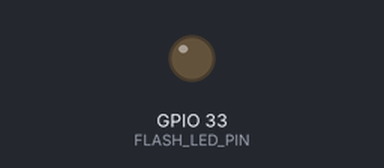
Bench run of a sketch on a simulated ESP32. On the bench: output pins drawn as LEDs (lit = HIGH). Storage starts empty; the camera gives no picture; what the sketch prints to the serial monitor is not drawn. At 1.6 s the program puts the board to deep sleep or switches it off; the recording ends there.

Above: at 0.1 s.
Timing chart, 0 to 1.6 s (numbered marks = the images above):
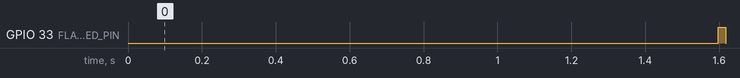

Measured:
- by itself, GPIO 33 (FLASH_LED_PIN): LOW → HIGH at 1.6 s, → LOW 0.02 s later

The sketch:

configurable_timelapse_sketch.ino
```cpp
#include "esp_camera.h"
#include "Arduino.h"
#include "FS.h"
#include "SD_MMC.h"
#include "soc/soc.h"
#include "soc/rtc_cntl_reg.h"
#include "driver/rtc_io.h"

// ========== Pin Definitions (AI-Thinker ESP32-CAM) ==========

#define PWDN_GPIO_NUM     32
#define RESET_GPIO_NUM    -1
#define XCLK_GPIO_NUM      0
#define SIOD_GPIO_NUM     26
#define SIOC_GPIO_NUM     27
#define Y9_GPIO_NUM       35
#define Y8_GPIO_NUM       34
#define Y7_GPIO_NUM       39
#define Y6_GPIO_NUM       36
#define Y5_GPIO_NUM       21
#define Y4_GPIO_NUM       19
#define Y3_GPIO_NUM       18
#define Y2_GPIO_NUM        5
#define VSYNC_GPIO_NUM    25
#define HREF_GPIO_NUM     23
#define PCLK_GPIO_NUM     22

#define FLASH_LED_PIN     33

// ========== Defaults ==========

#define DEFAULT_INTERVAL_SEC    60
#define DEFAULT_JPEG_QUALITY    10
#define DEFAULT_FRAME_SIZE      FRAMESIZE_SXGA
#define DEFAULT_PICTURE_NUMBER  0
#define CONFIG_PATH             "/config.txt"

// ========== Config Struct ==========

struct Config {
  uint32_t intervalSec;
  uint8_t jpegQuality;
  uint16_t frameSize;
  uint32_t pictureNumber;
};

Config config;

// ========== Forward Declarations ==========

bool initCamera();
bool initSD();
bool loadConfig();
bool writeDefaultConfig();
bool parseConfigLine(const String& line);
String frameSizeToString(uint16_t fs);
uint16_t stringToFrameSize(const String& s);
void takePhotoAndSleep();

// ========== Setup ==========

void setup() {
  WRITE_PERI_REG(RTC_CNTL_BROWN_OUT_REG, 0);

  Serial.begin(115200);
  delay(100);

  pinMode(FLASH_LED_PIN, OUTPUT);
  digitalWrite(FLASH_LED_PIN, LOW);

  if (!initSD()) {
    Serial.println("[FATAL] SD init failed. Halting.");
    return;
  }

  loadConfig();

  if (!initCamera()) {
    Serial.println("[FATAL] Camera init failed. Halting.");
    return;
  }

  takePhotoAndSleep();
}

void loop() {
}

// ========== Initialization ==========

bool initCamera() {
  camera_config_t camConfig;
  camConfig.ledc_channel = LEDC_CHANNEL_0;
  camConfig.ledc_timer = LEDC_TIMER_0;
  camConfig.pin_d0 = Y2_GPIO_NUM;
  camConfig.pin_d1 = Y3_GPIO_NUM;
  camConfig.pin_d2 = Y4_GPIO_NUM;
  camConfig.pin_d3 = Y5_GPIO_NUM;
  camConfig.pin_d4 = Y6_GPIO_NUM;
  camConfig.pin_d5 = Y7_GPIO_NUM;
  camConfig.pin_d6 = Y8_GPIO_NUM;
  camConfig.pin_d7 = Y9_GPIO_NUM;
  camConfig.pin_xclk = XCLK_GPIO_NUM;
  camConfig.pin_pclk = PCLK_GPIO_NUM;
  camConfig.pin_vsync = VSYNC_GPIO_NUM;
  camConfig.pin_href = HREF_GPIO_NUM;
  camConfig.pin_sscb_sda = SIOD_GPIO_NUM;
  camConfig.pin_sscb_scl = SIOC_GPIO_NUM;
  camConfig.pin_pwdn = PWDN_GPIO_NUM;
  camConfig.pin_reset = RESET_GPIO_NUM;
  camConfig.xclk_freq_hz = 10000000;
  camConfig.pixel_format = PIXFORMAT_JPEG;

  if (psramFound()) {
    camConfig.frame_size = (framesize_t)config.frameSize;
    camConfig.jpeg_quality = config.jpegQuality;
    camConfig.fb_count = 2;
  } else {
    camConfig.frame_size = FRAMESIZE_SVGA;
    camConfig.jpeg_quality = 12;
    camConfig.fb_count = 1;
  }

  esp_err_t err = esp_camera_init(&camConfig);
  if (err != ESP_OK) {
    Serial.printf("[ERROR] Camera init failed: 0x%x\n", err);
    return false;
  }

  sensor_t *s = esp_camera_sensor_get();
  s->set_brightness(s, 0);
  s->set_contrast(s, 0);
  s->set_saturation(s, 0);
  s->set_special_effect(s, 0);
  s->set_whitebal(s, 1);
  s->set_awb_gain(s, 1);
  s->set_wb_mode(s, 0);
  s->set_exposure_ctrl(s, 1);
  s->set_aec2(s, 0);
  s->set_ae_level(s, 0);
  s->set_aec_value(s, 300);
  s->set_gain_ctrl(s, 1);
  s->set_agc_gain(s, 0);
  s->set_gainceiling(s, (gainceiling_t)0);
  s->set_bpc(s, 0);
  s->set_wpc(s, 1);
  s->set_raw_gma(s, 1);
  s->set_lenc(s, 1);
  s->set_hmirror(s, 1);
  s->set_vflip(s, 1);
  s->set_dcw(s, 1);
  s->set_colorbar(s, 0);

  Serial.println("[INFO] Camera initialized.");
  return true;
}

bool initSD() {
  if (!SD_MMC.begin("/sdcard", true)) {
    if (!SD_MMC.begin()) {
      Serial.println("[ERROR] SD Card mount failed.");
      return false;
    }
  }

  uint8_t cardType = SD_MMC.cardType();
  if (cardType == CARD_NONE) {
    Serial.println("[ERROR] No SD card detected.");
    return false;
  }

  uint64_t cardSize = SD_MMC.cardSize() / (1024 * 1024);
  Serial.printf("[INFO] SD Card size: %llu MB\n", cardSize);
  return true;
}

// ========== Config File ==========

bool loadConfig() {
  // Set defaults first
  config.intervalSec = DEFAULT_INTERVAL_SEC;
  config.jpegQuality = DEFAULT_JPEG_QUALITY;
  config.frameSize = DEFAULT_FRAME_SIZE;
  config.pictureNumber = DEFAULT_PICTURE_NUMBER;

  File f = SD_MMC.open(CONFIG_PATH, FILE_READ);
  if (!f) {
    Serial.println("[INFO] Config not found. Creating default.");
    writeDefaultConfig();
    return true;
  }

  bool anyParsed = false;
  while (f.available()) {
    String line = f.readStringUntil('\n');
    line.trim();
    if (line.length() == 0 || line.startsWith("#")) continue;
    if (parseConfigLine(line)) anyParsed = true;
  }
  f.close();

  if (!anyParsed) {
    Serial.println("[WARN] Config file empty/invalid. Using defaults.");
  } else {
    Serial.println("[INFO] Config loaded from SD.");
  }

  Serial.printf("[CONFIG] interval=%lu, quality=%u, frameSize=%s, pictureNumber=%lu\n",
                config.intervalSec, config.jpegQuality,
                frameSizeToString(config.frameSize).c_str(), config.pictureNumber);
  return true;
}

bool writeDefaultConfig() {
  File f = SD_MMC.open(CONFIG_PATH, FILE_WRITE);
  if (!f) {
    Serial.println("[ERROR] Failed to write default config.");
    return false;
  }

  f.println("# ESP32-CAM Timelapse Config");
  f.println("# interval: seconds between captures");
  f.println("# jpegQuality: 0-63 (lower = better quality, larger file)");
  f.println("# frameSize: QVGA, CIF, VGA, SVGA, XGA, SXGA, UXGA");
  f.println("# pictureNumber: starting counter for filenames");
  f.println();
  f.printf("interval=%lu\n", DEFAULT_INTERVAL_SEC);
  f.printf("jpegQuality=%u\n", DEFAULT_JPEG_QUALITY);
  f.printf("frameSize=%s\n", frameSizeToString(DEFAULT_FRAME_SIZE).c_str());
  f.printf("pictureNumber=%lu\n", DEFAULT_PICTURE_NUMBER);
  f.close();

  Serial.println("[INFO] Default config written to " CONFIG_PATH);
  return true;
}

bool parseConfigLine(const String& line) {
  int eq = line.indexOf('=');
  if (eq == -1) return false;

  String key = line.substring(0, eq);
  String val = line.substring(eq + 1);
  key.trim();
  val.trim();

  if (key.equalsIgnoreCase("interval")) {
    uint32_t v = val.toInt();
    config.intervalSec = (v > 0) ? v : DEFAULT_INTERVAL_SEC;
  } else if (key.equalsIgnoreCase("jpegQuality")) {
    int v = val.toInt();
    config.jpegQuality = (v >= 0 && v <= 63) ? v : DEFAULT_JPEG_QUALITY;
  } else if (key.equalsIgnoreCase("frameSize")) {
    uint16_t fs = stringToFrameSize(val);
    config.frameSize = (fs != (uint16_t)-1) ? fs : DEFAULT_FRAME_SIZE;
  } else if (key.equalsIgnoreCase("pictureNumber")) {
    config.pictureNumber = val.toInt();
  } else {
    return false;
  }
  return true;
}

String frameSizeToString(uint16_t fs) {
  switch (fs) {
    case FRAMESIZE_QVGA: return "QVGA";
    case FRAMESIZE_CIF:  return "CIF";
    case FRAMESIZE_VGA:  return "VGA";
    case FRAMESIZE_SVGA: return "SVGA";
    case FRAMESIZE_XGA:  return "XGA";
    case FRAMESIZE_SXGA: return "SXGA";
    case FRAMESIZE_UXGA: return "UXGA";
    default:             return "SXGA";
  }
}

uint16_t stringToFrameSize(const String& s) {
  if (s.equalsIgnoreCase("QVGA")) return FRAMESIZE_QVGA;
  if (s.equalsIgnoreCase("CIF"))  return FRAMESIZE_CIF;
  if (s.equalsIgnoreCase("VGA"))  return FRAMESIZE_VGA;
  if (s.equalsIgnoreCase("SVGA")) return FRAMESIZE_SVGA;
  if (s.equalsIgnoreCase("XGA"))  return FRAMESIZE_XGA;
  if (s.equalsIgnoreCase("SXGA")) return FRAMESIZE_SXGA;
  if (s.equalsIgnoreCase("UXGA")) return FRAMESIZE_UXGA;
  return (uint16_t)-1;
}

// ========== Photo Capture ==========

void takePhotoAndSleep() {
  // Warm-up frames
  for (int i = 0; i < 10; i++) {
    camera_fb_t *fb = esp_camera_fb_get();
    if (fb) esp_camera_fb_return(fb);
    delay(50);
  }

  // Capture
  camera_fb_t *fb = esp_camera_fb_get();
  if (!fb) {
    Serial.println("[ERROR] Camera capture failed.");
    esp_sleep_enable_timer_wakeup(5000000);
    esp_deep_sleep_start();
    return;
  }

  // Flash on
  digitalWrite(FLASH_LED_PIN, HIGH);
  rtc_gpio_hold_en(GPIO_NUM_33);

  // Save
  config.pictureNumber++;
  String path = "/picture" + String(config.pictureNumber) + ".jpg";

  fs::FS &fs = SD_MMC;
  File file = fs.open(path.c_str(), FILE_WRITE);
  if (!file) {
    Serial.println("[ERROR] Failed to open file for writing.");
  } else {
    file.write(fb->buf, fb->len);
    Serial.printf("[INFO] Saved: %s (%u bytes)\n", path.c_str(), fb->len);
    file.close();

    // Update config with new picture number
    File cf = SD_MMC.open(CONFIG_PATH, FILE_WRITE);
    if (cf) {
      cf.println("# ESP32-CAM Timelapse Config");
      cf.println("# interval: seconds between captures");
      cf.println("# jpegQuality: 0-63 (lower = better quality, larger file)");
      cf.println("# frameSize: QVGA, CIF, VGA, SVGA, XGA, SXGA, UXGA");
      cf.println("# pictureNumber: starting counter for filenames");
      cf.println();
      cf.printf("interval=%lu\n", config.intervalSec);
      cf.printf("jpegQuality=%u\n", config.jpegQuality);
      cf.printf("frameSize=%s\n", frameSizeToString(config.frameSize).c_str());
      cf.printf("pictureNumber=%lu\n", config.pictureNumber);
      cf.close();
    }
  }

  esp_camera_fb_return(fb);

  // Flash off
  digitalWrite(FLASH_LED_PIN, LOW);
  rtc_gpio_hold_dis(GPIO_NUM_33);

  Serial.printf("[INFO] Sleeping %lu seconds...\n", config.intervalSec);
  Serial.flush();

  esp_sleep_enable_timer_wakeup((uint64_t)config.intervalSec * 1000000ULL);
  esp_deep_sleep_start();
}
```
